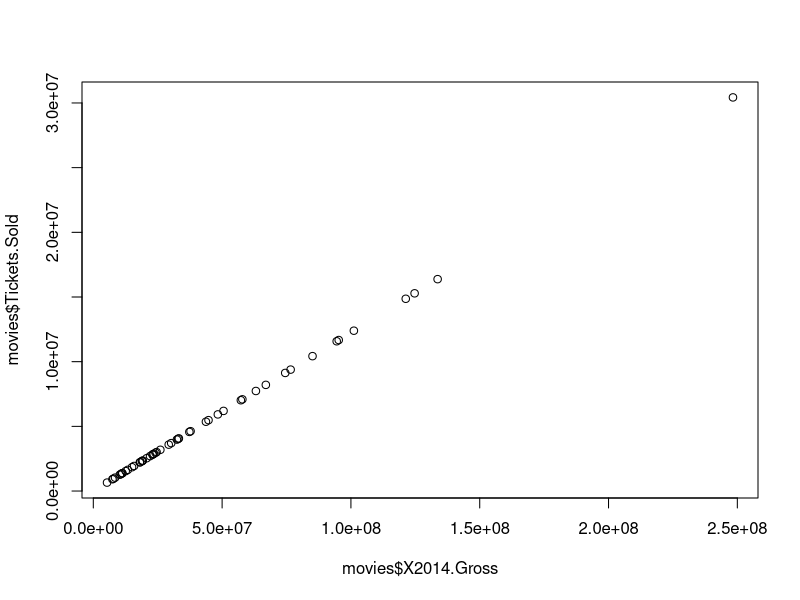
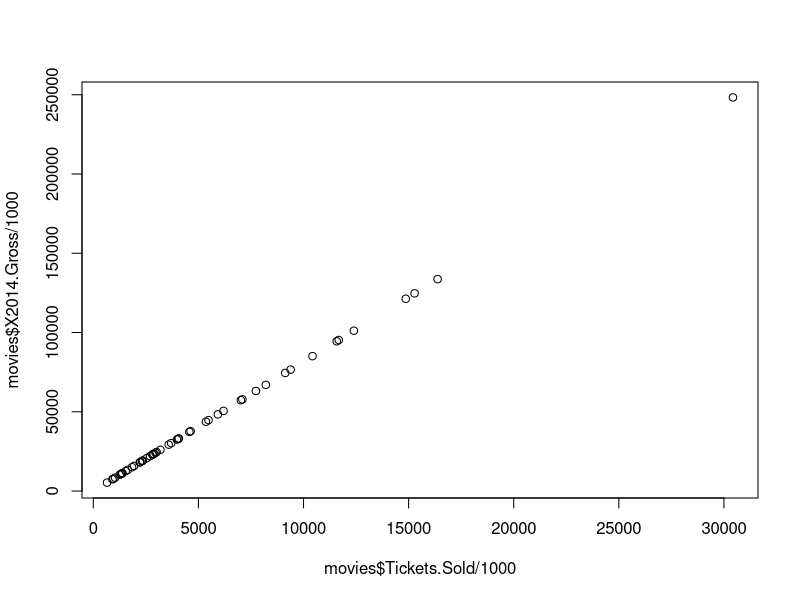
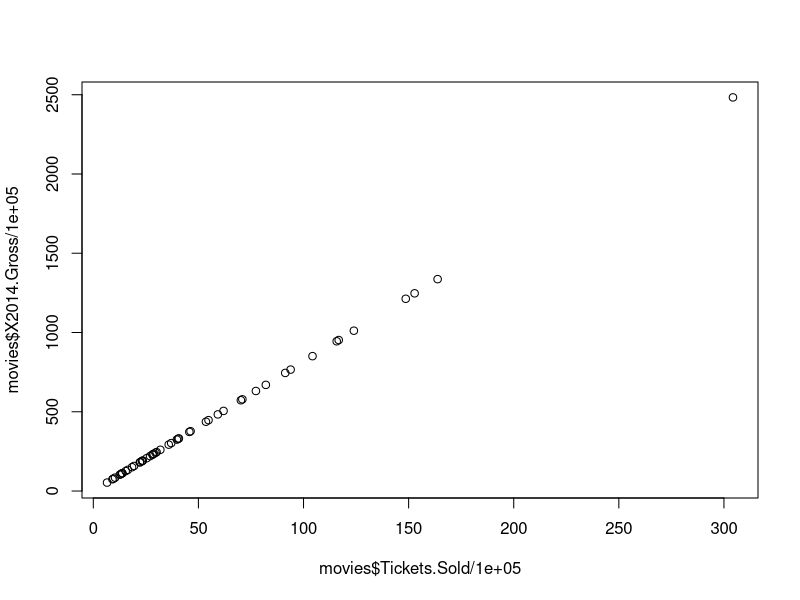
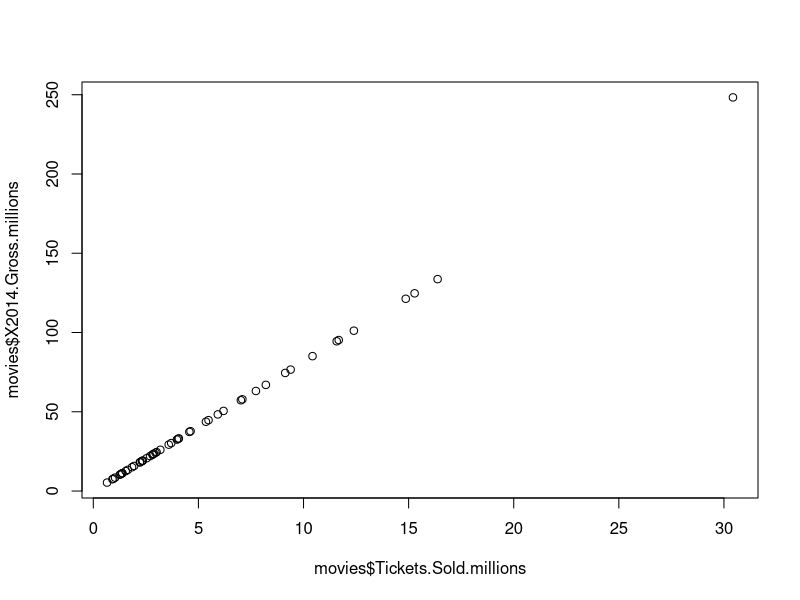
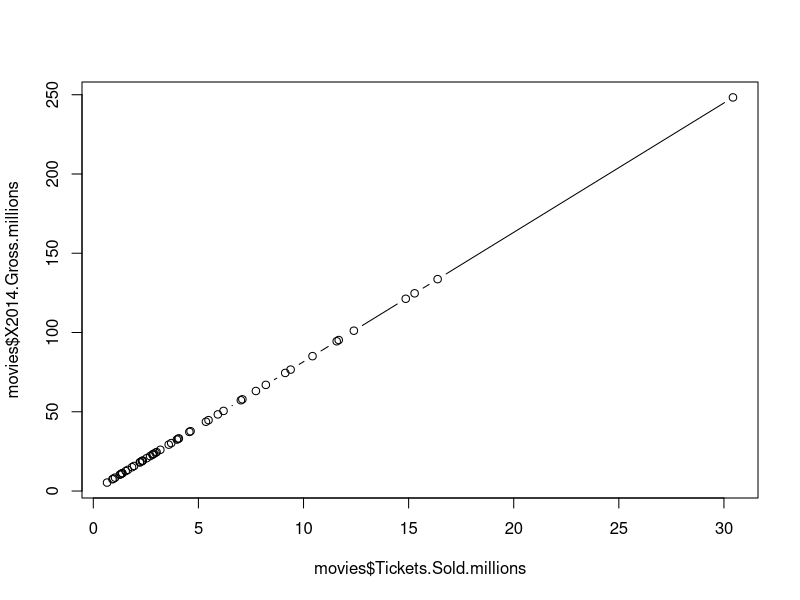
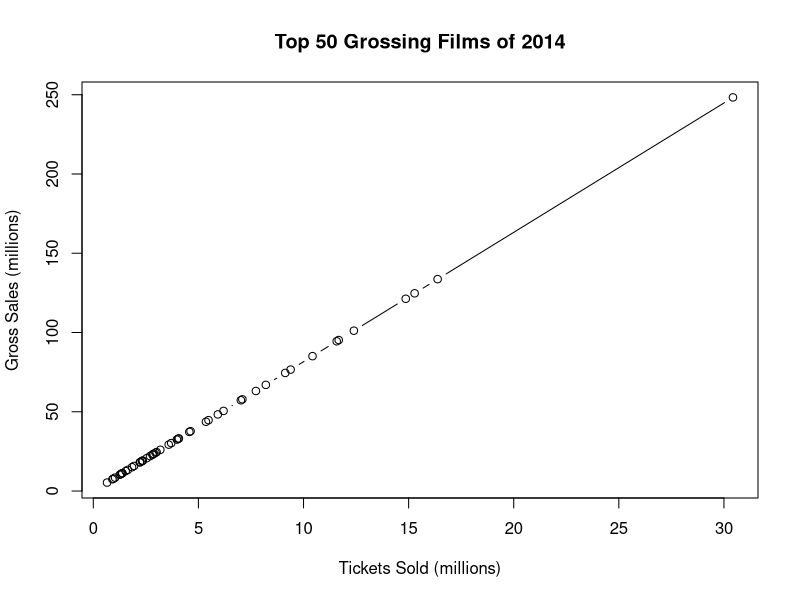
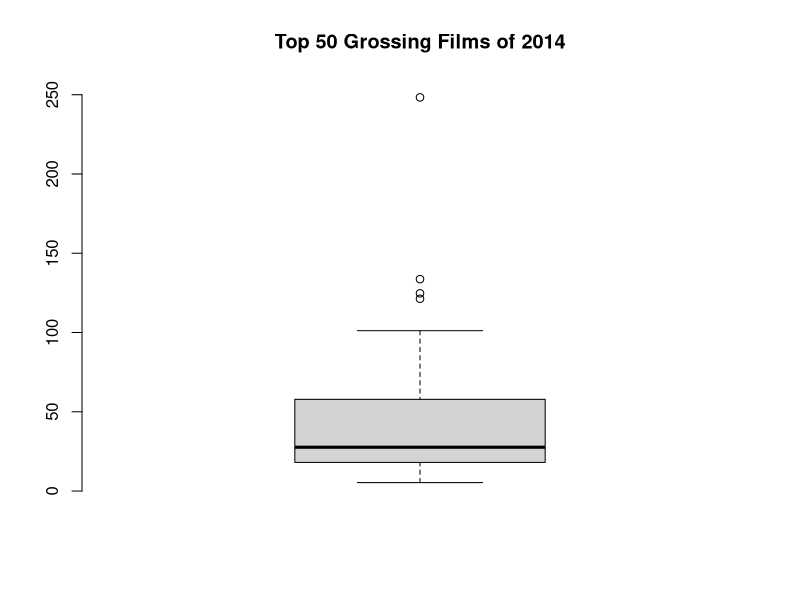
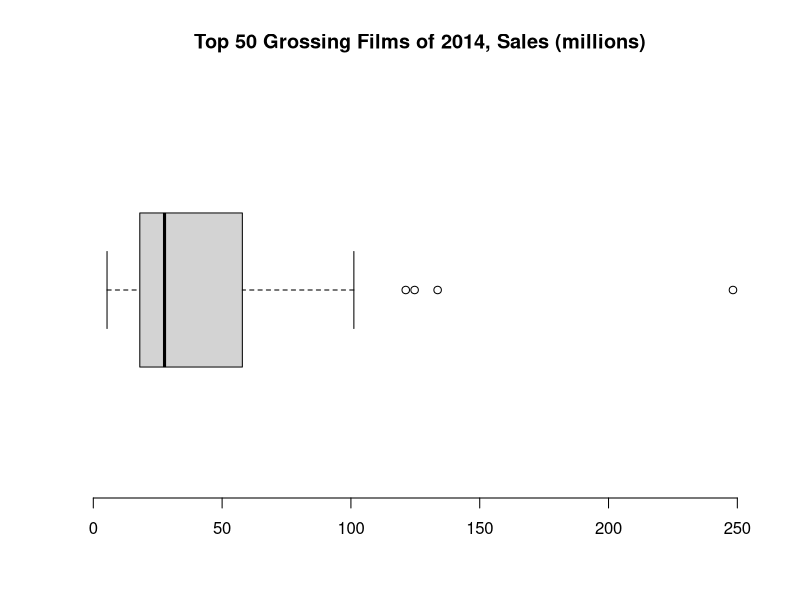

Source code (R) for these figures, in order: (Note: this script raises an error after producing the figures.)
# -----------------------------------------------
# Class:        Foundations of Statistics Using R
# Title:        in-class exercises
# Session:      5
# Topic:        R - Graphs
# Last updated: 4/17/2014
# Data:         movies2014.csv
# Data describe: 50 top grossing movies for 2014
#------------------------------------------------

# get current working directory
getwd()

# set working directory
setwd("/Users/reshamashaikh/_0nyu/_FSR/s05_graphs/s05_inclassEx")

# Source: Top Grossing Movies for 2014 - dataset contains top 50
# http://www.the-numbers.com/market/2014/top-grossing-movies

# import data
movies <- read.csv("movies2014.csv", sep=",", header=TRUE)

# open and look at data
View(movies)

# how many variables are in the data frame? (number of columns)
print(length(movies))

# what are the names of the columns?
names(movies)
str(movies)

# how many rows, columns are in the data frame?
dim(movies)
#print(dim(movies))


# let's do scatter plot of Tickets Sold and Gross 
plot(movies$X2014.Gross, movies$Tickets.Sold)

# let's try again, adjusting scales, divide by 1000
# try dividing Gross sales by 1000
plot(movies$Tickets.Sold/1000,  movies$X2014.Gross/1000 )

plot(movies$Tickets.Sold/100000,  movies$X2014.Gross/100000)

# Scale by a million
movies$Tickets.Sold.millions <- movies$Tickets.Sold/1000000
movies$X2014.Gross.millions <- movies$X2014.Gross/1000000

# let us try creating the scatter plot again
plot(movies$Tickets.Sold.millions,  movies$X2014.Gross.millions)


# let's see what the correlation is
cor(movies$Tickets.Sold.millions,  movies$X2014.Gross.millions)

# Note:  There seems to be a positive correlation between tickets sold and gross,
# which is to be expected.

# let's add a line to the scatter plot
plot(movies$Tickets.Sold.millions,  movies$X2014.Gross.millions, type="b")

# let's label the simple scatter plot
plot(movies$Tickets.Sold.millions, movies$X2014.Gross.millions, 
     type="b", 
     xlab="Tickets Sold (millions)", 
     ylab="Gross Sales (millions)",
     main="Top 50 Grossing Films of 2014")

# let's see a boxplot of Gross Sales
boxplot(movies$X2014.Gross.millions, main="Top 50 Grossing Films of 2014", frame.plot=FALSE)

# let's see a boxplot of Gross Sales - try horizontal
boxplot(movies$X2014.Gross.millions, 
        horizontal = TRUE,
        main="Top 50 Grossing Films of 2014, Sales (millions)", 
        frame.plot=FALSE)

# let's look at histograms of the types of films
hist(movies$Genre)

hist(as.numeric(movies$Genre))
# gives error since Genre is a factor variable

# let's do histogram of numeric variable, Gross Sales
hist(movies$X2014.Gross.millions)
# Note:  gives 5 bins

# let's try specifying with 10 bins
hist(movies$X2014.Gross.millions, breaks=10)

# let's do histogram for ticket sales
hist(movies$Tickets.Sold)

hist(movies$Tickets.Sold, breaks=15)

# if we use the millions value, it looks cleaner
hist(movies$Tickets.Sold.millions, breaks=15)

# print freq counts at top
hist(movies$Tickets.Sold.millions, 
     breaks=15, 
     labels=TRUE,
     xlab="Tickets Sold (millions)",
     main="Top 50 Grossing Films of 2014, Sales (millions)"
     )

str(movies)

barplot(prop.table(table(movies$Genre)))

#barplot(prop.table(table(movies$Distributor)))  

# ------------------------------
# END
# ------------------------------

